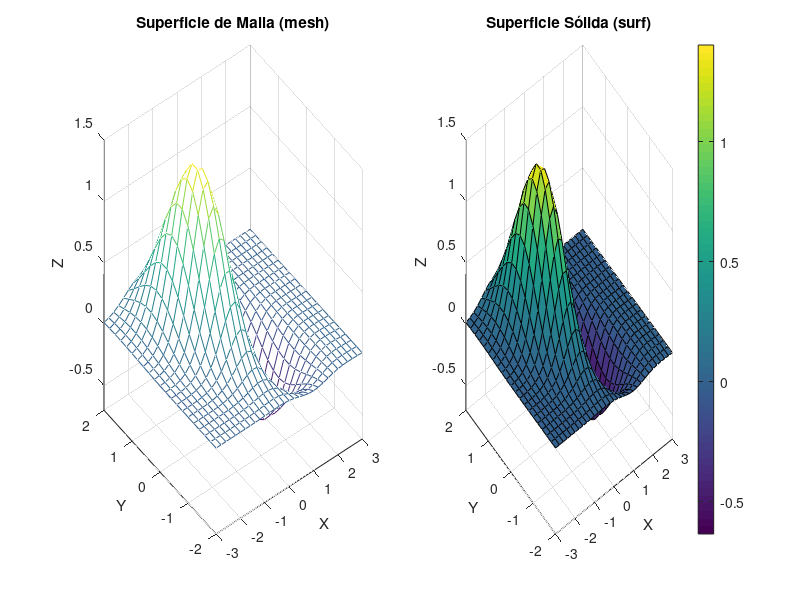

Source code (MATLAB):
[X, Y] = meshgrid(-3:0.2:3, -2:0.2:2); % Cuadrícula más fina
Z = (X.^2 - 2*X) .* exp(-X.^2 - Y.^2 - X.*Y);
figure;
subplot(1,2,1);
mesh(X, Y, Z);
title('Superficie de Malla (mesh)');
xlabel('X'); ylabel('Y'); zlabel('Z');
axis([-3 3 -2 2 -0.7 1.5]);

subplot(1,2,2);
surf(X, Y, Z);
title('Superficie Sólida (surf)');
xlabel('X'); ylabel('Y'); zlabel('Z');
axis([-3 3 -2 2 -0.7 1.5]);
colorbar; % Muestra la barra de colores